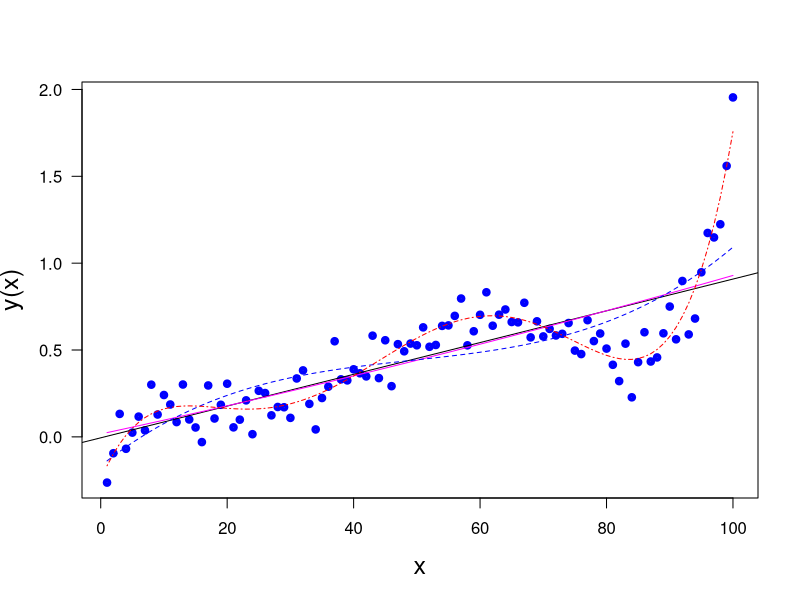

Here is the R script that generated this plot:
print('file: PolynomialFit.R')
# fit polynomials of different order to data
# created by: Dieter.Wolf-Gladrow@awi.de 
#    4/2021 version 1.0
# This software is provided 'as is' without warranty of
# any kind. But it's mine, so you can't sell it.
# 
# ---------------------------------------------------------
  x = 1:100; L = length(x)
# Example: generate artificial data
  set.seed(1953) # set seed for random number generators
  kmax = 5
  r = runif(kmax,min(x),max(x))
  r[1] = 5; r[2] = 95
  y = (x-r[1])*(x-r[2])*(x-r[3])*(x-r[4])*(x-r[5])
  y = y+1e6*x        # add linear trend
  y = y+1e7*rnorm(L) # add normal noise
  y = y/1e8          # scale (to avoid exponential numbers in axis legend)
# ---------------------------------------------------
# Ordinary Least-Squares (OLS):
  OLS = lm(y ~ x) 
# ---------------------------------------------------
  print('Polynomial up to x^2')
  Poly2 = lm(y ~ x+I(x^2)) # where I() means 'inhibit interpretation'
  (c2 = as.numeric(Poly2$coefficients))
  y2 = c2[2]*x+c2[3]*x^2+c2[1] # fitted polynomial
# ---------------------------------------------------
  print('Polynomial up to x^3')
  Poly3 = lm(y ~ x+I(x^2)+I(x^3))
  (c3 = as.numeric(Poly3$coefficients))
  y3 = c3[2]*x+c3[3]*x^2+c3[4]*x^3+c3[1]
# ---------------------------------------------------
  print('Polynomial up to x^5')
  Poly5 = lm(y ~ x+I(x^2)+I(x^3)+I(x^4)+I(x^5))
  (c5 = as.numeric(Poly5$coefficients))
  y5 = c5[2]*x+c5[3]*x^2+c5[4]*x^3+c5[5]*x^4+c5[6]*x^5+c5[1]
# png('PolynomialFit210622.png',width=16,height=12,units='cm',res=300)
  plot(x,y,type='p',lwd=4,col='blue',xlab='x',ylab='y(x)',las=1,cex=0.6,cex.lab=1.5)
  abline(OLS,col='black')
  lines(x,y2,col='magenta')
  lines(x,y3,col='blue',lty=2)
  lines(x,y5,col='red',lty=4)
# dev.off()
# ---------------------------------------------------
# print('AIC, BIC:')
  AIC1 = AIC(OLS);   print(c(round(AIC1,2),'AIC1'))
  AIC2 = AIC(Poly2); print(c(round(AIC2,2),'AIC2'))
  AIC3 = AIC(Poly3); print(c(round(AIC3,2),'AIC3'))
  AIC5 = AIC(Poly5); print(c(round(AIC5,2),'AIC5'))
